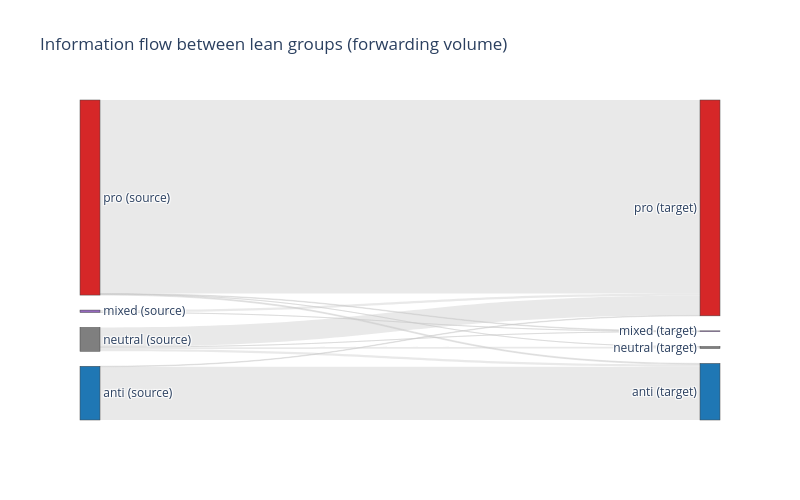

Notebook cell for this chart:
### Markdown cell above
## 4.4 Information Flow Between Lean Groups (Sankey)

We summarize the total forwarding volume between lean groups as a Sankey
diagram. This shows the direction and magnitude of information exchange
between pro, anti, neutral, and mixed clusters.

### Code cell
try:
    import plotly.graph_objects as go

    # Aggregate forwarding by lean group
    flow = (
        fwd.assign(
            src_lean=fwd["forwarded_from"].map(lean_map),
            dst_lean=fwd["channel_username"].map(lean_map),
        )
        .dropna(subset=["src_lean", "dst_lean"])
        .groupby(["src_lean", "dst_lean"]).size()
        .reset_index(name="count")
    )

    labels = ["pro (source)", "anti (source)", "neutral (source)", "mixed (source)",
              "pro (target)", "anti (target)", "neutral (target)", "mixed (target)"]
    label_map_src = {"pro": 0, "anti": 1, "neutral": 2, "mixed": 3}
    label_map_dst = {"pro": 4, "anti": 5, "neutral": 6, "mixed": 7}
    colors_sankey = ["#d62728", "#1f77b4", "#7f7f7f", "#9467bd",
                     "#d62728", "#1f77b4", "#7f7f7f", "#9467bd"]

    fig = go.Figure(go.Sankey(
        node=dict(pad=15, thickness=20, label=labels, color=colors_sankey),
        link=dict(
            source=[label_map_src[r["src_lean"]] for _, r in flow.iterrows()],
            target=[label_map_dst[r["dst_lean"]] for _, r in flow.iterrows()],
            value=flow["count"].tolist(),
            color=["rgba(200,200,200,0.4)"] * len(flow),
        ),
    ))
    fig.update_layout(title_text="Information flow between lean groups (forwarding volume)",
                      font_size=12, width=800, height=500)
    fig.write_image(OUT_DIR / "sankey_flow.png", scale=2)
    fig.show()

except ImportError:
    print("Plotly not available. Install with: pip install plotly kaleido")
except Exception as e:
    print(f"Sankey diagram failed: {e}")
    print("Falling back to a table view:")
    flow_table = fwd.assign(
        src_lean=fwd["forwarded_from"].map(lean_map),
        dst_lean=fwd["channel_username"].map(lean_map),
    ).dropna(subset=["src_lean", "dst_lean"]).groupby(["src_lean", "dst_lean"]).size().unstack(fill_value=0)
    print(flow_table)

### Figure 1 — Plotly figure (JSON) as saved in the notebook; plotly's stock layout.template omitted (floating-point values rounded to 4 significant figures)
{"data": [{"link": {"color": ["rgba(200,200,200,0.4)", "rgba(200,200,200,0.4)", "rgba(200,200,200,0.4)", "rgba(200,200,200,0.4)", "rgba(200,200,200,0.4)", "rgba(200,200,200,0.4)", "rgba(200,200,200,0.4)", "rgba(200,200,200,0.4)", "rgba(200,200,200,0.4)", "rgba(200,200,200,0.4)", "rgba(200,200,200,0.4)", "rgba(200,200,200,0.4)"], "source": [1, 1, 3, 3, 2, 2, 2, 2, 0, 0, 0, 0], "target": [5, 4, 7, 4, 5, 7, 6, 4, 5, 7, 6, 4], "value": [751, 7, 1, 33, 33, 1, 25, 276, 14, 8, 1, 2728]}, "node": {"color": ["#d62728", "#1f77b4", "#7f7f7f", "#9467bd", "#d62728", "#1f77b4", "#7f7f7f", "#9467bd"], "label": ["pro (source)", "anti (source)", "neutral (source)", "mixed (source)", "pro (target)", "anti (target)", "neutral (target)", "mixed (target)"], "pad": 15, "thickness": 20}, "type": "sankey"}], "layout": {"font": {"size": 12}, "height": 500, "title": {"text": "Information flow between lean groups (forwarding volume)"}, "width": 800}}
